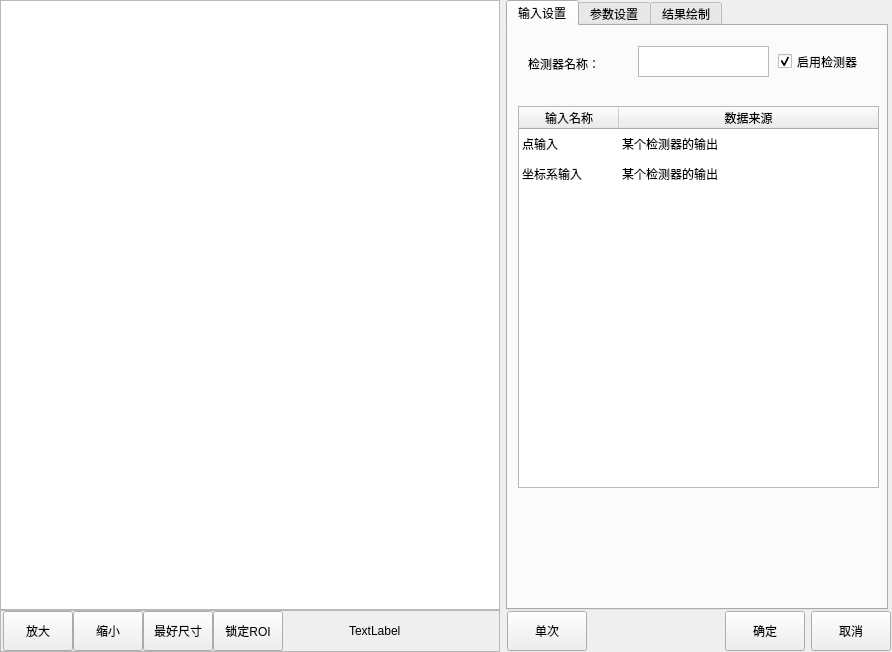
<?xml version="1.0" encoding="UTF-8"?>
<ui version="4.0">
 <class>CMvPointOffsetWithCoordinates</class>
 <widget class="QWidget" name="CMvPointOffsetWithCoordinates">
  <property name="geometry">
   <rect>
    <x>0</x>
    <y>0</y>
    <width>892</width>
    <height>652</height>
   </rect>
  </property>
  <property name="windowTitle">
   <string>点随坐标系偏移</string>
  </property>
  <layout class="QHBoxLayout" name="horizontalLayout_3">
   <property name="leftMargin">
    <number>0</number>
   </property>
   <property name="topMargin">
    <number>0</number>
   </property>
   <property name="rightMargin">
    <number>0</number>
   </property>
   <property name="bottomMargin">
    <number>0</number>
   </property>
   <item>
    <layout class="QVBoxLayout" name="verticalLayout">
     <property name="spacing">
      <number>0</number>
     </property>
     <item>
      <widget class="QGraphicsView" name="graphicsView_mainImage">
       <property name="minimumSize">
        <size>
         <width>500</width>
         <height>600</height>
        </size>
       </property>
      </widget>
     </item>
     <item>
      <widget class="QFrame" name="frame">
       <property name="minimumSize">
        <size>
         <width>0</width>
         <height>42</height>
        </size>
       </property>
       <property name="maximumSize">
        <size>
         <width>16777215</width>
         <height>42</height>
        </size>
       </property>
       <property name="frameShape">
        <enum>QFrame::StyledPanel</enum>
       </property>
       <property name="frameShadow">
        <enum>QFrame::Raised</enum>
       </property>
       <layout class="QHBoxLayout" name="horizontalLayout">
        <property name="spacing">
         <number>0</number>
        </property>
        <property name="leftMargin">
         <number>2</number>
        </property>
        <property name="topMargin">
         <number>0</number>
        </property>
        <property name="rightMargin">
         <number>0</number>
        </property>
        <property name="bottomMargin">
         <number>0</number>
        </property>
        <item>
         <widget class="QPushButton" name="pushButton_zoomIn">
          <property name="minimumSize">
           <size>
            <width>70</width>
            <height>40</height>
           </size>
          </property>
          <property name="maximumSize">
           <size>
            <width>70</width>
            <height>40</height>
           </size>
          </property>
          <property name="text">
           <string>放大</string>
          </property>
         </widget>
        </item>
        <item>
         <widget class="QPushButton" name="pushButton_zoomOut">
          <property name="minimumSize">
           <size>
            <width>70</width>
            <height>40</height>
           </size>
          </property>
          <property name="maximumSize">
           <size>
            <width>70</width>
            <height>40</height>
           </size>
          </property>
          <property name="text">
           <string>缩小</string>
          </property>
         </widget>
        </item>
        <item>
         <widget class="QPushButton" name="pushButton_zoomBest">
          <property name="minimumSize">
           <size>
            <width>70</width>
            <height>40</height>
           </size>
          </property>
          <property name="maximumSize">
           <size>
            <width>70</width>
            <height>40</height>
           </size>
          </property>
          <property name="text">
           <string>最好尺寸</string>
          </property>
         </widget>
        </item>
        <item>
         <widget class="QPushButton" name="pushButton_lockRoiMove">
          <property name="minimumSize">
           <size>
            <width>70</width>
            <height>40</height>
           </size>
          </property>
          <property name="maximumSize">
           <size>
            <width>70</width>
            <height>40</height>
           </size>
          </property>
          <property name="text">
           <string>锁定ROI</string>
          </property>
         </widget>
        </item>
        <item>
         <spacer name="horizontalSpacer">
          <property name="orientation">
           <enum>Qt::Horizontal</enum>
          </property>
          <property name="sizeHint" stdset="0">
           <size>
            <width>63</width>
            <height>20</height>
           </size>
          </property>
         </spacer>
        </item>
        <item>
         <widget class="QLabel" name="label_mousePos">
          <property name="minimumSize">
           <size>
            <width>150</width>
            <height>40</height>
           </size>
          </property>
          <property name="maximumSize">
           <size>
            <width>150</width>
            <height>40</height>
           </size>
          </property>
          <property name="text">
           <string>TextLabel</string>
          </property>
         </widget>
        </item>
       </layout>
      </widget>
     </item>
    </layout>
   </item>
   <item>
    <layout class="QVBoxLayout" name="verticalLayout_2">
     <property name="spacing">
      <number>0</number>
     </property>
     <item>
      <widget class="QTabWidget" name="tabWidget">
       <property name="minimumSize">
        <size>
         <width>382</width>
         <height>602</height>
        </size>
       </property>
       <property name="maximumSize">
        <size>
         <width>380</width>
         <height>16777215</height>
        </size>
       </property>
       <property name="currentIndex">
        <number>0</number>
       </property>
       <widget class="QWidget" name="tab">
        <attribute name="title">
         <string>输入设置</string>
        </attribute>
        <widget class="QTableWidget" name="tableWidget_input">
         <property name="geometry">
          <rect>
           <x>10</x>
           <y>80</y>
           <width>361</width>
           <height>382</height>
          </rect>
         </property>
         <property name="minimumSize">
          <size>
           <width>361</width>
           <height>382</height>
          </size>
         </property>
         <property name="maximumSize">
          <size>
           <width>361</width>
           <height>382</height>
          </size>
         </property>
         <property name="editTriggers">
          <set>QAbstractItemView::NoEditTriggers</set>
         </property>
         <property name="selectionMode">
          <enum>QAbstractItemView::SingleSelection</enum>
         </property>
         <property name="selectionBehavior">
          <enum>QAbstractItemView::SelectRows</enum>
         </property>
         <property name="showGrid">
          <bool>false</bool>
         </property>
         <attribute name="horizontalHeaderStretchLastSection">
          <bool>true</bool>
         </attribute>
         <attribute name="verticalHeaderVisible">
          <bool>false</bool>
         </attribute>
         <row>
          <property name="text">
           <string>1</string>
          </property>
         </row>
         <row>
          <property name="text">
           <string>2</string>
          </property>
         </row>
         <column>
          <property name="text">
           <string>输入名称</string>
          </property>
         </column>
         <column>
          <property name="text">
           <string>数据来源</string>
          </property>
         </column>
         <item row="0" column="0">
          <property name="text">
           <string>点输入</string>
          </property>
         </item>
         <item row="0" column="1">
          <property name="text">
           <string>某个检测器的输出</string>
          </property>
         </item>
         <item row="1" column="0">
          <property name="text">
           <string>坐标系输入</string>
          </property>
         </item>
         <item row="1" column="1">
          <property name="text">
           <string>某个检测器的输出</string>
          </property>
         </item>
        </widget>
        <widget class="QLabel" name="label_funcName">
         <property name="geometry">
          <rect>
           <x>20</x>
           <y>30</y>
           <width>81</width>
           <height>16</height>
          </rect>
         </property>
         <property name="text">
          <string>检测器名称：</string>
         </property>
        </widget>
        <widget class="QCheckBox" name="checkBox_enableFunc">
         <property name="geometry">
          <rect>
           <x>270</x>
           <y>20</y>
           <width>101</width>
           <height>31</height>
          </rect>
         </property>
         <property name="minimumSize">
          <size>
           <width>101</width>
           <height>31</height>
          </size>
         </property>
         <property name="text">
          <string>启用检测器</string>
         </property>
         <property name="checked">
          <bool>true</bool>
         </property>
        </widget>
        <widget class="QPlainTextEdit" name="plainTextEdit_funcName">
         <property name="geometry">
          <rect>
           <x>130</x>
           <y>20</y>
           <width>131</width>
           <height>31</height>
          </rect>
         </property>
         <property name="minimumSize">
          <size>
           <width>131</width>
           <height>31</height>
          </size>
         </property>
         <property name="maximumSize">
          <size>
           <width>131</width>
           <height>31</height>
          </size>
         </property>
         <property name="overwriteMode">
          <bool>false</bool>
         </property>
        </widget>
       </widget>
       <widget class="QWidget" name="tab_2">
        <attribute name="title">
         <string>参数设置</string>
        </attribute>
        <widget class="QDoubleSpinBox" name="doubleSpinBox_maxRange">
         <property name="geometry">
          <rect>
           <x>130</x>
           <y>50</y>
           <width>101</width>
           <height>31</height>
          </rect>
         </property>
         <property name="maximum">
          <double>999999.000000000000000</double>
         </property>
        </widget>
        <widget class="QLabel" name="label_maxRange">
         <property name="geometry">
          <rect>
           <x>130</x>
           <y>20</y>
           <width>111</width>
           <height>31</height>
          </rect>
         </property>
         <property name="text">
          <string>纵坐标偏移：</string>
         </property>
        </widget>
        <widget class="QLabel" name="label_minRange">
         <property name="geometry">
          <rect>
           <x>10</x>
           <y>20</y>
           <width>111</width>
           <height>31</height>
          </rect>
         </property>
         <property name="text">
          <string>横坐标偏移：</string>
         </property>
        </widget>
        <widget class="QDoubleSpinBox" name="doubleSpinBox_minRange">
         <property name="geometry">
          <rect>
           <x>10</x>
           <y>50</y>
           <width>101</width>
           <height>31</height>
          </rect>
         </property>
         <property name="maximum">
          <double>999999.000000000000000</double>
         </property>
        </widget>
       </widget>
       <widget class="QWidget" name="tab_4">
        <attribute name="title">
         <string>结果绘制</string>
        </attribute>
        <widget class="QCheckBox" name="checkBox_valuTrig">
         <property name="geometry">
          <rect>
           <x>20</x>
           <y>20</y>
           <width>101</width>
           <height>31</height>
          </rect>
         </property>
         <property name="text">
          <string>启用绘制</string>
         </property>
         <property name="checked">
          <bool>true</bool>
         </property>
        </widget>
       </widget>
      </widget>
     </item>
     <item>
      <layout class="QHBoxLayout" name="horizontalLayout_2">
       <property name="leftMargin">
        <number>1</number>
       </property>
       <property name="topMargin">
        <number>1</number>
       </property>
       <property name="rightMargin">
        <number>1</number>
       </property>
       <property name="bottomMargin">
        <number>1</number>
       </property>
       <item>
        <widget class="QPushButton" name="pushButton_ones">
         <property name="minimumSize">
          <size>
           <width>80</width>
           <height>40</height>
          </size>
         </property>
         <property name="maximumSize">
          <size>
           <width>80</width>
           <height>40</height>
          </size>
         </property>
         <property name="text">
          <string>单次</string>
         </property>
        </widget>
       </item>
       <item>
        <spacer name="horizontalSpacer_2">
         <property name="orientation">
          <enum>Qt::Horizontal</enum>
         </property>
         <property name="sizeHint" stdset="0">
          <size>
           <width>40</width>
           <height>20</height>
          </size>
         </property>
        </spacer>
       </item>
       <item>
        <widget class="QPushButton" name="pushButton_affirm">
         <property name="minimumSize">
          <size>
           <width>80</width>
           <height>40</height>
          </size>
         </property>
         <property name="maximumSize">
          <size>
           <width>80</width>
           <height>40</height>
          </size>
         </property>
         <property name="text">
          <string>确定</string>
         </property>
        </widget>
       </item>
       <item>
        <widget class="QPushButton" name="pbPrev_cancel">
         <property name="minimumSize">
          <size>
           <width>80</width>
           <height>40</height>
          </size>
         </property>
         <property name="maximumSize">
          <size>
           <width>80</width>
           <height>40</height>
          </size>
         </property>
         <property name="text">
          <string>取消</string>
         </property>
        </widget>
       </item>
      </layout>
     </item>
    </layout>
   </item>
  </layout>
 </widget>
 <layoutdefault spacing="6" margin="11"/>
 <resources>
  <include location="CMvContourMatching.qrc"/>
 </resources>
 <connections/>
</ui>
